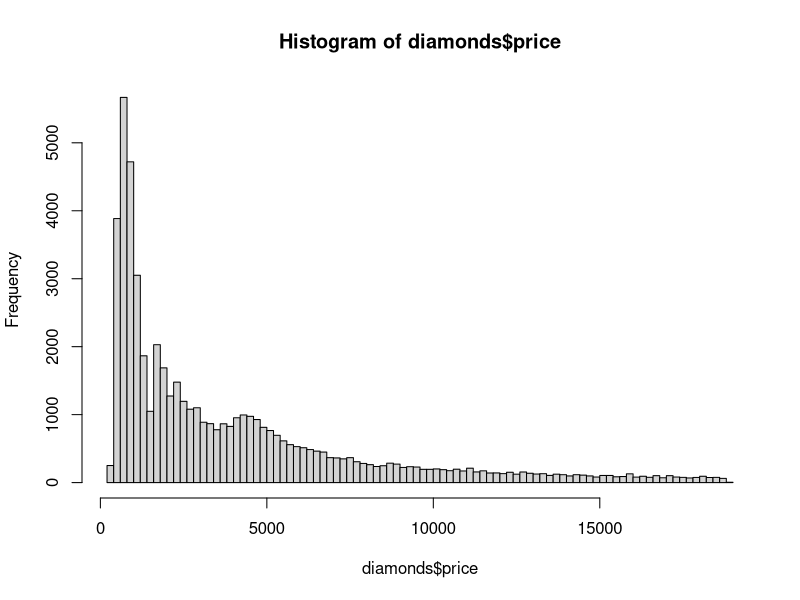
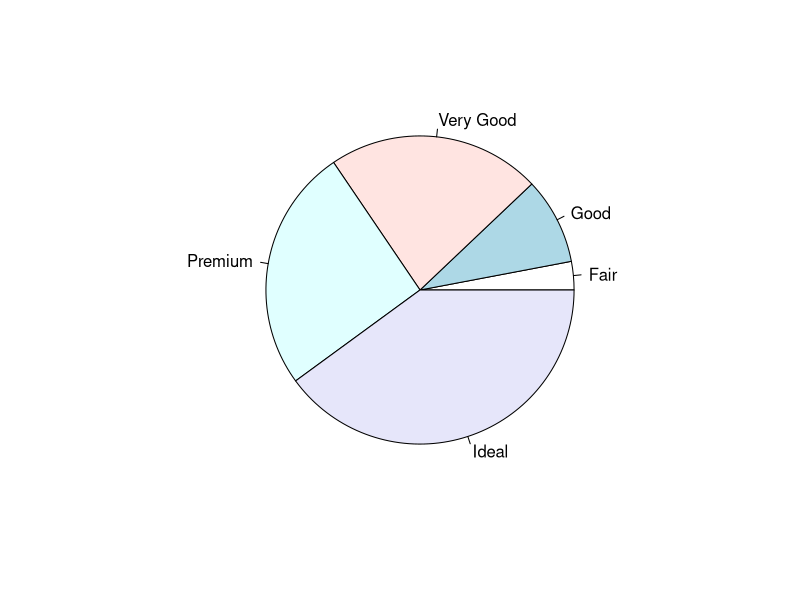
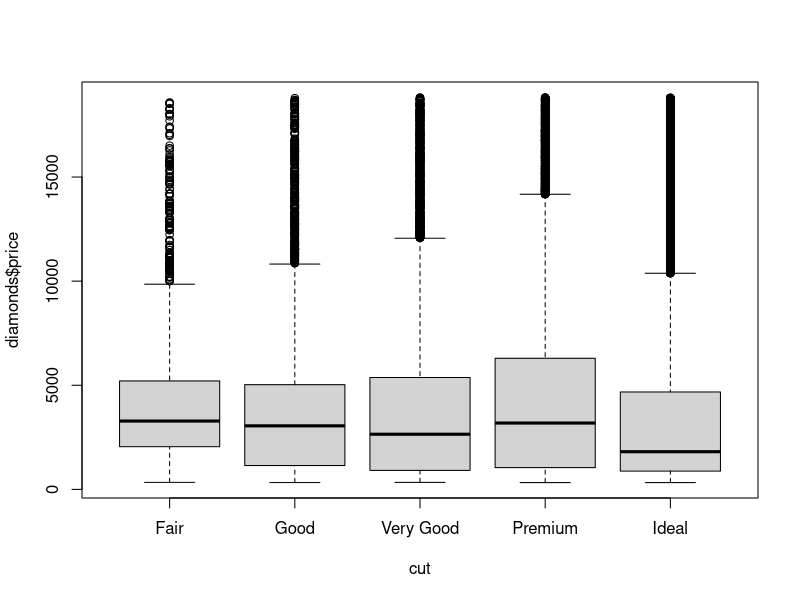
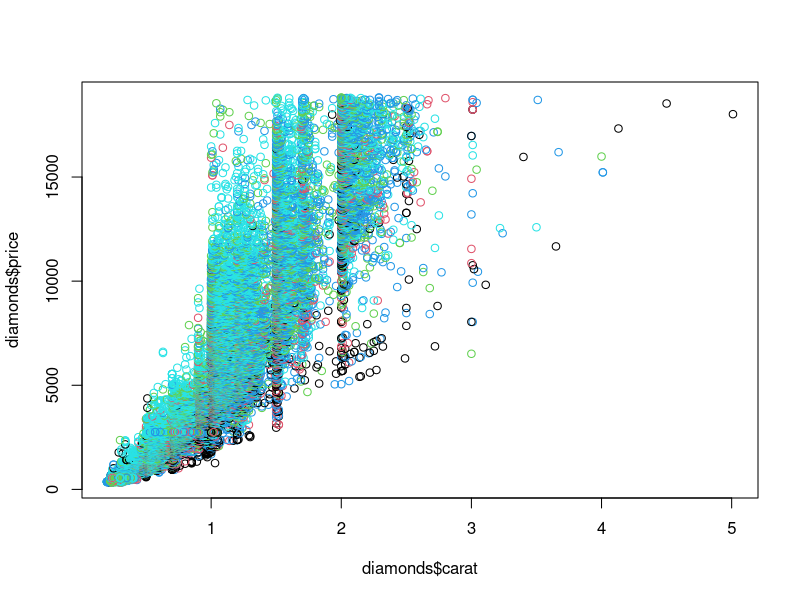
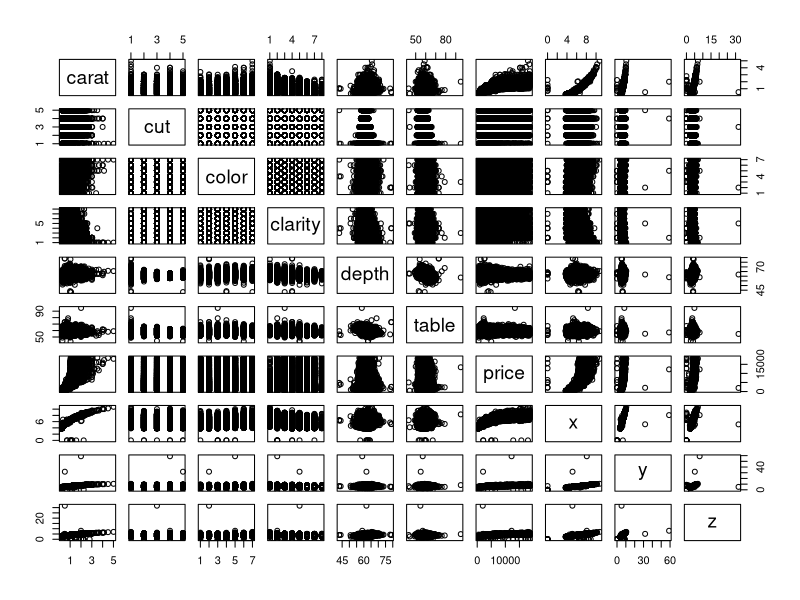

R code for these plots, in order:
library("ggplot2")
pdf("diamondsData.pdf")
dim(diamonds)
names(diamonds)
str(diamonds)
diamonds[1:5,]
summary(diamonds)
hist(diamonds$price, breaks = 100)
pie(table(diamonds$cut))
boxplot(diamonds$price~cut, data=diamonds)
graphics.off()
pdf("diamondsDataScatter.pdf")
with(diamonds, plot(diamonds$carat, diamonds$price, col=diamonds$cut))
graphics.off()
pdf("diamondsDataPairs.pdf")
pairs(diamonds)
graphics.off()